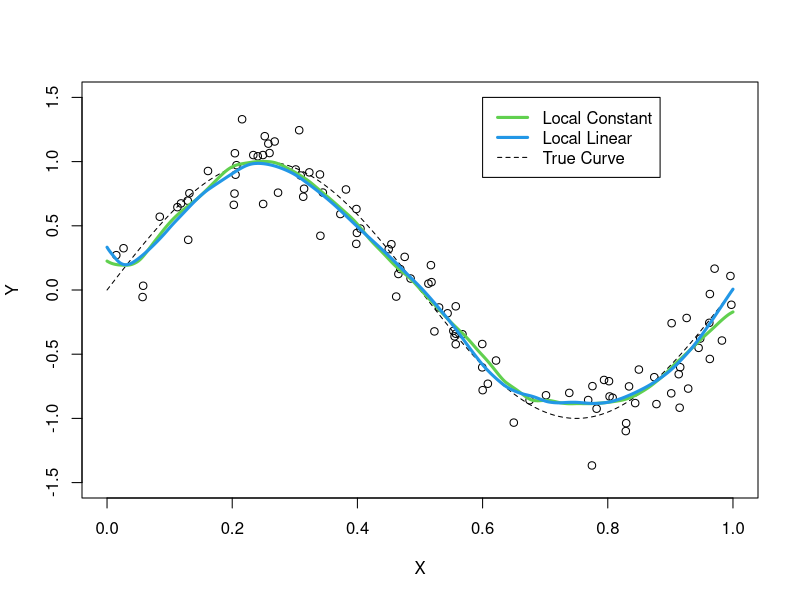

Write R code to recreate this figure.
nadaraya.watson <- function(x, X, Y, K, h)
{
	x <- as.vector(x)
	X <- as.vector(X)
	nx <- length(x)
	mx <- x
	eps <- .Machine$double.eps^0.25
	for ( i in 1:nx ) {
		tmp <- (X-x[i])/h
		s0 <- K(tmp)
		s1 <- Y*s0
		mx[i] <- sum(s1)/max(eps, sum(s0))
	}
	return(data.frame(x=x, mx=mx))
}

local.linear <- function(x, X, Y, K, h)
{
	x <- as.vector(x)
	X <- as.vector(X)
	nx <- length(x)
	mx <- x
	eps <- .Machine$double.eps^0.25
	for ( i in 1:nx ) {
		tmp <- (X-x[i])
		s0 <- K(tmp/h); s1 <- tmp*s0; s2 <- tmp*s1
		t0 <- Y*s0; t1 <- tmp*t0
		s0 <- sum(s0); s1 <- sum(s1); s2 <- sum(s2); 
		t0 <- sum(t0); t1 <- sum(t1);
		mx[i] <- (t0*s2-t1*s1)/(max(eps, s0*s2-s1*s1))
	}
	return(data.frame(x=x, mx=mx))
}

nw.cv <- function(h, X, Y, K)
{
	X <- as.vector(X)
	Y <- as.vector(Y)
	n <- length(X)
	if ( n != length(Y) ) {
		print("Error: X and Y are not of the same length.")
		return(0)
	}
	else {
		cv <- 0
		for ( i in 1:n ) 
			cv <- cv+(Y[i]-nadaraya.watson(X[i], X[-i], Y[-i], K, h)$mx)^2
		return(cv/n)		
	}
}

ll.cv <- function(h, X, Y, K)
{
	X <- as.vector(X)
	Y <- as.vector(Y)
	n <- length(X)
	if ( n != length(Y) ) {
		print("Error: X and Y are not of the same length.")
		return(0)
	}
	else {
		cv <- 0
		for ( i in 1:n )
			cv <- cv+(Y[i]-local.linear(X[i], X[-i], Y[-i], K, h)$mx)^2
		return(cv/n)		
	}
}

kernel <- function(x) 
#	0.5*(abs(x)<=1)
#	0.75*(1-x*x)*(abs(x)<=1)
	0.9375*(1-x*x)^2*(abs(x)<=1)
#	dnorm(x)

n <- 100
X <- sort(runif(n))
Y <- sin(2*pi*X)+rnorm(n)*0.2
plot(X, Y, xlim=c(0,1), ylim=c(-1.5, 1.5))

x <- seq(from=0, to=1, by=0.0025)
lines(x, sin(2*pi*x), lty=2)

h.lb <- 0.0005*n^(-1/5)
h.ub <- 5*n^(-1/5)
h.nw.cv <- optimize(f=nw.cv, interval=c(h.lb, h.ub), tol=.Machine$double.eps^0.25, X=X, Y=Y, K=kernel)
h.ll.cv <- optimize(f=ll.cv, interval=c(h.lb, h.ub), tol=.Machine$double.eps^0.25, X=X, Y=Y, K=kernel)

nw <- nadaraya.watson(x, X, Y, kernel, h=h.nw.cv$minimum)
lines(nw$x, nw$mx, lwd=3, col=3)
ll <- local.linear(x, X, Y, kernel, h=h.ll.cv$minimum)
lines(ll$x, ll$mx, lwd=3, col=4)
legend(0.6, 1.5, legend=c("Local Constant", "Local Linear", "True Curve"), 
		col=c(3, 4, 1), lwd=c(3,3,1), lty=c(1,1,2))

h.nw.cv
h.ll.cv

